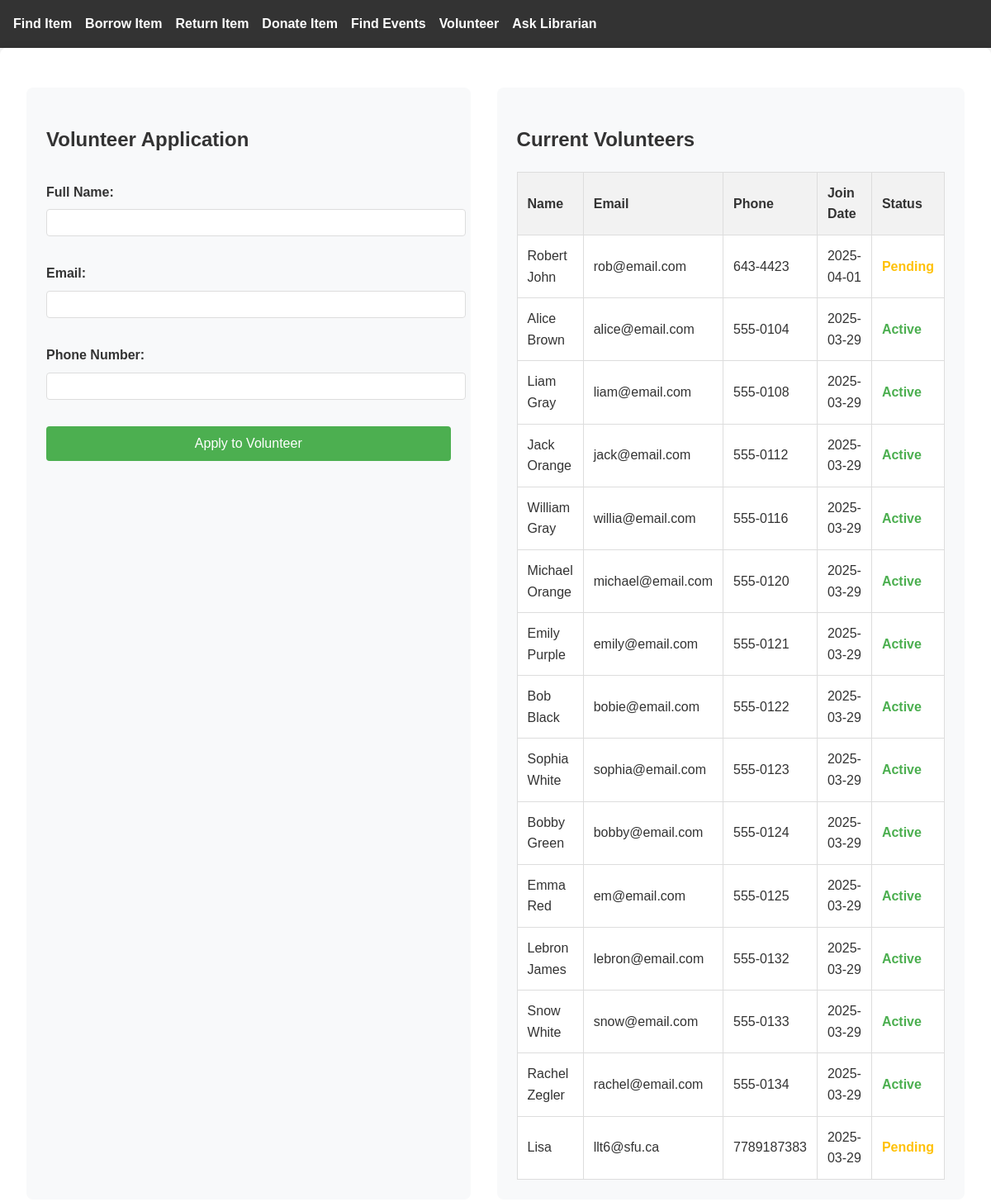
The app's page /volunteer, older data.
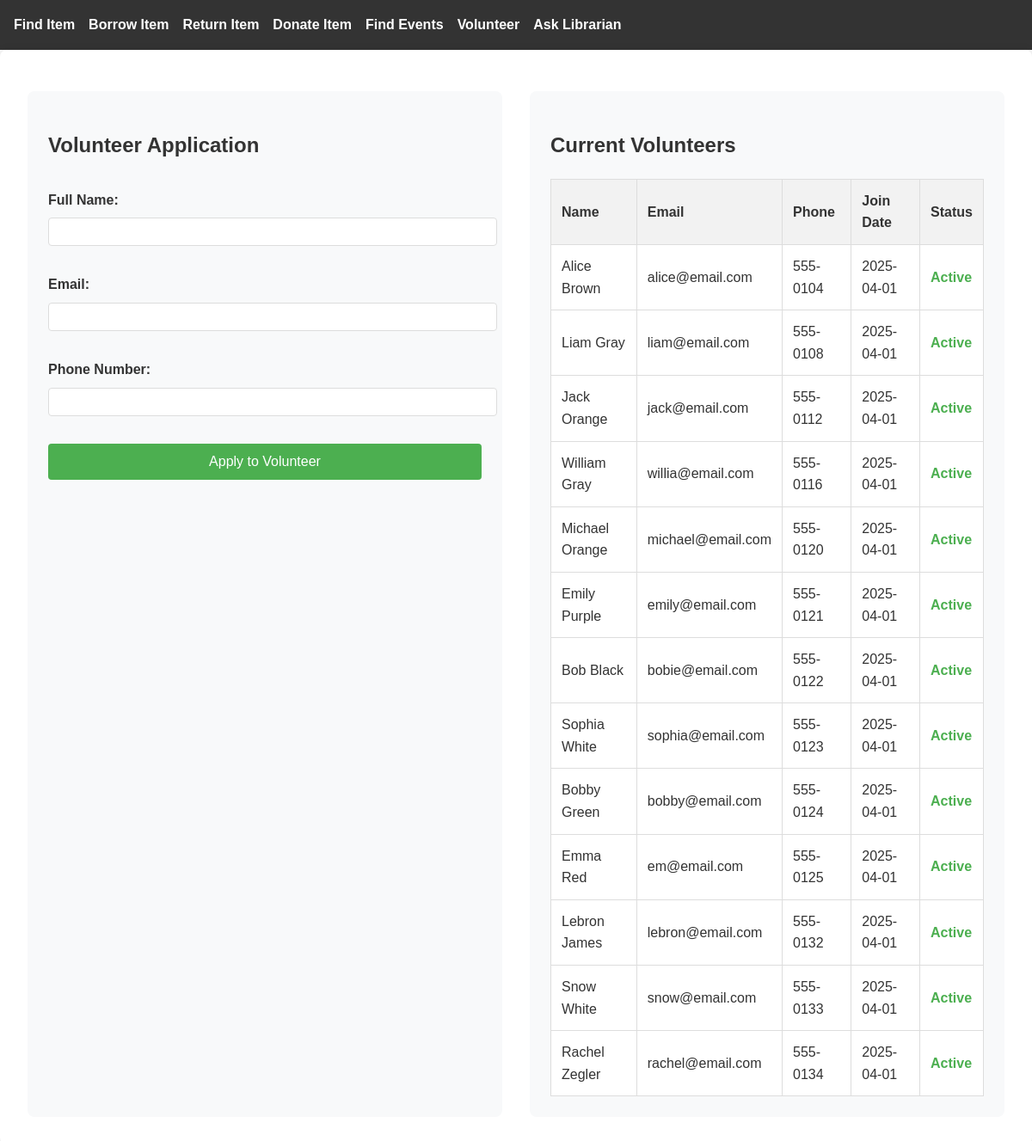
The same page, newer data.
### tables this page shows
CREATE TABLE Volunteer (
            VolunteerID INTEGER PRIMARY KEY REFERENCES Person(PersonID),
            JoinDate TEXT NOT NULL,
            MembershipStatus TEXT NOT NULL
    );

CREATE TABLE Person (
            PersonID INTEGER PRIMARY KEY AUTOINCREMENT, 
            Name TEXT NOT NULL, 
            Address TEXT, 
            PhoneNumber TEXT, 
            Email TEXT UNIQUE, 
            Role TEXT NOT NULL 
            CHECK (Role IN ('Member', 'Librarian', 'Volunteer'))
        );

### app.py (the view, shortened to what this page needs)
@app.route('/volunteer', methods=['GET', 'POST'])
def volunteer():
    conn = get_db_connection()
    volunteers = conn.execute("""
        SELECT p.Name, p.Email, p.PhoneNumber, v.JoinDate, v.MembershipStatus
        FROM Person p
        JOIN Volunteer v ON p.PersonID = v.VolunteerID
        ORDER BY v.JoinDate DESC
    """).fetchall()
    conn.close()
    return render_template('volunteer.html', volunteers=volunteers)

### app.py (called while the page is built)
def get_db_connection():
    print("Connecting to database...")
    conn = sqlite3.connect('354_mini_project.db')
    conn.row_factory = sqlite3.Row
    return conn

### templates/volunteer.html (shortened to what this page needs)
{% extends "base.html" %}
{% block content %}
<div class="volunteer-container">
    <div class="volunteer-form">
        <h2>Volunteer Application</h2>
        <form method="POST">
            <div class="form-group">
                <label>Full Name:</label>
                <input type="text" name="name" required>
            </div>
            <div class="form-group">
                <label>Email:</label>
                <input type="email" name="email" required>
            </div>
            <div class="form-group">
                <label>Phone Number:</label>
                <input type="tel" name="phone" required>
            </div>
            <button type="submit" class="btn-apply">Apply to Volunteer</button>
        </form>
    </div>
    <div class="volunteer-list">
        <h2>Current Volunteers</h2>
        {% if volunteers %}
        <table class="volunteer-table">
            <thead>
                <tr>
                    <th>Name</th>
                    <th>Email</th>
                    <th>Phone</th>
                    <th>Join Date</th>
                    <th>Status</th>
                </tr>
            </thead>
            <tbody>
                {% for volunteer in volunteers %}
                <tr>
                    <td>{{ volunteer['Name'] }}</td>
                    <td>{{ volunteer['Email'] }}</td>
                    <td>{{ volunteer['PhoneNumber'] }}</td>
                    <td>{{ volunteer['JoinDate'] }}</td>
                    <td>
                        <span class="status-{{ volunteer['MembershipStatus'].lower() }}">
                            {{ volunteer['MembershipStatus'] }}
                        </span>
                    </td>
                </tr>
                {% endfor %}
            </tbody>
        </table>
        {% else %}
        <p>No volunteers found.</p>
        {% endif %}
    </div>
</div>
{% endblock %}

### templates/base.html (shortened to what this page needs)
<!DOCTYPE html>
<html>
<head>
    <link rel="stylesheet" href="{{ url_for('static', filename='styles.css') }}">
</head>
<body>
    <nav>
        <ul>
            <li><a href="/find-item">Find Item</a></li>
            <li><a href="/borrow-item">Borrow Item</a></li>
            <li><a href="/return-item">Return Item</a></li>
            <li><a href="/donate-item">Donate Item</a></li>
            <li><a href="/find-events">Find Events</a></li>
            <li><a href="/volunteer">Volunteer</a></li>
            <li><a href="/ask-help">Ask Librarian</a></li>
        </ul>
    </nav>
    <div class="container">
        {% block content %}{% endblock %}
    </div>
</body>
</html>

### static/styles.css (style rules this page uses)
body { font-family: Arial, sans-serif; margin: 0; padding: 0; background-color: #f9f9f9; color: #333; line-height: 1.6; }
nav { background-color: #333; padding: 1rem; }
nav ul { list-style: none; margin: 0; padding: 0; display: flex; gap: 1rem; }
nav a { color: white; text-decoration: none; font-weight: bold; transition: color 0.3s ease-in-out; }
.container { max-width: 1200px; margin: 0 auto; padding: 2rem; background: white; border-radius: 8px; box-shadow: 0 0 10px rgba(0, 0, 0, 0.1); }
table { width: 100%; border-collapse: collapse; margin-top: 1rem; background: white; }
th, td { border: 1px solid #ddd; padding: 10px; text-align: left; }
th { background-color: #f2f2f2; font-weight: bold; }
form { margin: 2rem 0; display: flex; flex-direction: column; gap: 1rem; }
input, button { padding: 0.75rem; border: 1px solid #ccc; border-radius: 4px; }
button { background-color: #333; color: white; cursor: pointer; transition: background 0.3s ease-in-out; }

### templates/volunteer.html (style rules this page uses)
.volunteer-container { display: grid; grid-template-columns: 1fr 1fr; gap: 2rem; margin-top: 1rem; }
.volunteer-form, .volunteer-list { background: #f8f9fa; padding: 1.5rem; border-radius: 8px; }
.form-group { margin-bottom: 1rem; }
.form-group label { display: block; margin-bottom: 0.5rem; font-weight: bold; }
.form-group input { width: 100%; padding: 0.5rem; border: 1px solid #ddd; border-radius: 4px; }
.btn-apply { background-color: #4CAF50; color: white; border: none; padding: 0.75rem 1.5rem; border-radius: 4px; cursor: pointer; font-size: 1rem; }
.volunteer-table { width: 100%; border-collapse: collapse; margin-top: 1rem; }
.volunteer-table th, .volunteer-table td { padding: 0.75rem; border: 1px solid #ddd; text-align: left; }
.volunteer-table th { background-color: #f2f2f2; }
.status-active { color: #4CAF50; font-weight: bold; }

Row changes from the older to the newer data that the page shows:
removed Volunteer: Name "Robert John", Email "rob@email.com", PhoneNumber "643-4423", JoinDate "2025-04-01", MembershipStatus "Pending"
removed Volunteer: Name "Lisa", Email "llt6@sfu.ca", PhoneNumber "7789187383", JoinDate "2025-03-29", MembershipStatus "Pending"
changed Volunteer "Alice Brown": JoinDate "2025-03-29" → "2025-04-01"
changed Volunteer "Liam Gray": JoinDate "2025-03-29" → "2025-04-01"
changed Volunteer "Jack Orange": JoinDate "2025-03-29" → "2025-04-01"
changed Volunteer "William Gray": JoinDate "2025-03-29" → "2025-04-01"
changed Volunteer "Michael Orange": JoinDate "2025-03-29" → "2025-04-01"
changed Volunteer "Emily Purple": JoinDate "2025-03-29" → "2025-04-01"
changed Volunteer "Bob Black": JoinDate "2025-03-29" → "2025-04-01"
changed Volunteer "Sophia White": JoinDate "2025-03-29" → "2025-04-01"
changed Volunteer "Bobby Green": JoinDate "2025-03-29" → "2025-04-01"
changed Volunteer "Emma Red": JoinDate "2025-03-29" → "2025-04-01"
changed Volunteer "Lebron James": JoinDate "2025-03-29" → "2025-04-01"
changed Volunteer "Snow White": JoinDate "2025-03-29" → "2025-04-01"
changed Volunteer "Rachel Zegler": JoinDate "2025-03-29" → "2025-04-01"
